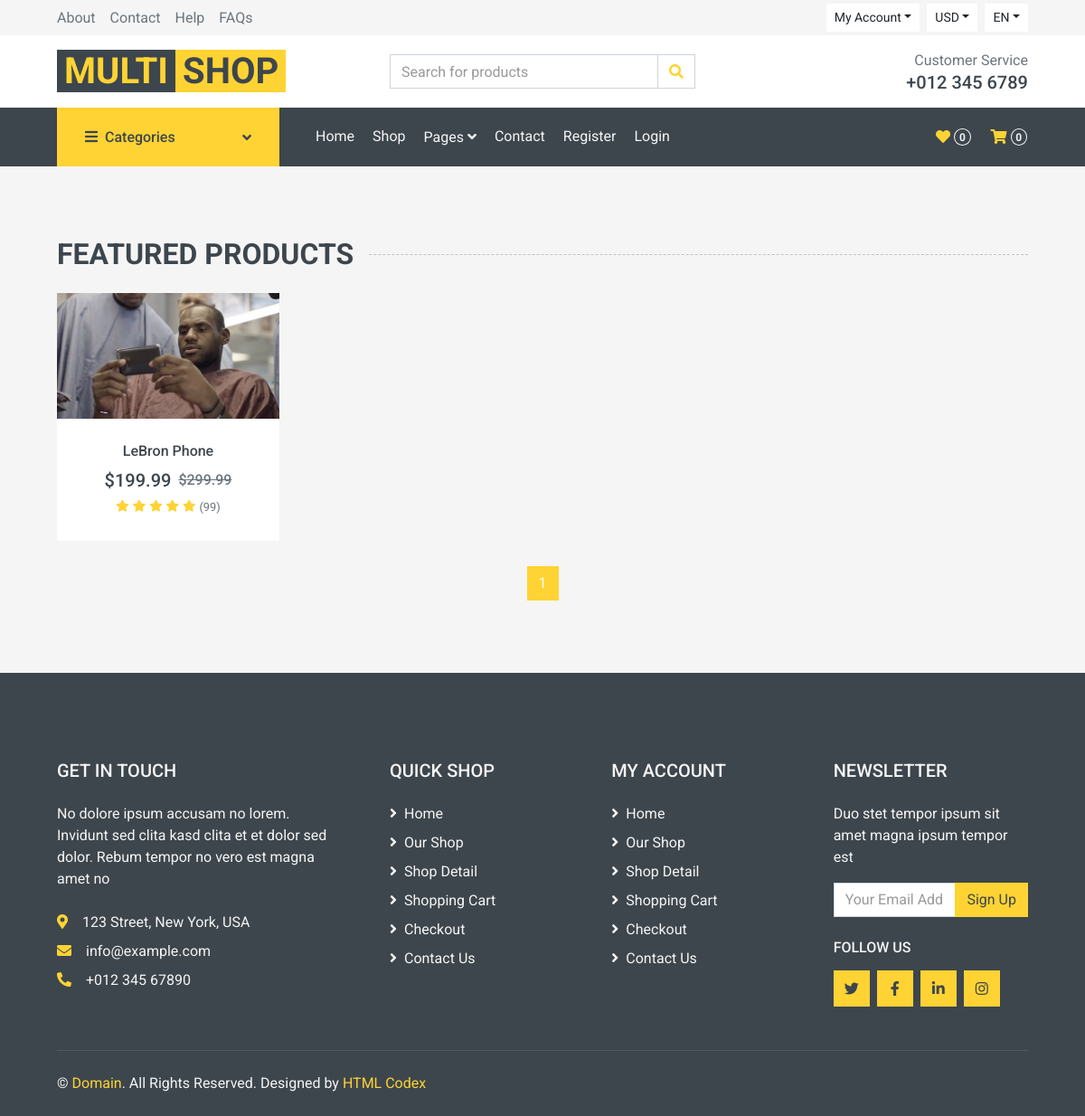
The page /category/Technology/ on the database its author committed.
### main/models.py (models this page shows, shortened)
class Product(models.Model):
    category = models.ForeignKey(Category, on_delete=models.CASCADE, related_name='product_category')
    name = models.CharField(max_length=300)
    description = models.CharField(max_length=1000, default="", blank=True, null=True)
    image = models.ImageField(upload_to="images/products/")
    price = models.DecimalField(default=0, decimal_places=2, max_digits=6)
    is_sale = models.BooleanField(default=False)
    sale_price = models.DecimalField(default=0, decimal_places=2, max_digits=6)

### main/views.py (the view)
# urls.py: path('category/<str:name>/', views.category_page, name="category_page"),
def category_page(request, name):
    category = Category.objects.get(name=name.capitalize())
    products = Product.objects.filter(category=category.id)
    paginator = Paginator(products, 1)
    page_number = request.GET.get('page')
    products = paginator.get_page(page_number)
    next_page = products.paginator.num_pages
    page_list = []
    for page_num in range(next_page):
        page_num += 1
        page_list.append(page_num)
    return render(request, 'main/category_page.html', {'category': category, 'products': products, 'page_list': page_list, 'MEDIA_URL': settings.MEDIA_URL})

### main/templates/main/category_page.html (shortened to what this page needs)
{% extends 'main/base.html' %}
{% block body %}
    <div class="container-fluid pt-5 pb-3">
        <h2 class="section-title position-relative text-uppercase mx-xl-5 mb-4"><span class="bg-secondary pr-3">Featured Products</span></h2>
        <div class="row px-xl-5">
            {% for product in products %}
            <div class="col-lg-3 col-md-4 col-sm-6 pb-1">
                <div class="product-item bg-light mb-4">
                    <div class="product-img position-relative overflow-hidden">
                        <img class="img-fluid w-100" style="max-width: 50rem;max-height: 15rem;" src="{{ product.image.url }}" alt="">
                        <div class="product-action">
                        </div>
                    </div>
                    <div class="text-center py-4">
                        <a class="h6 text-decoration-none text-truncate" href="">{{ product.name }}</a>
                        <div class="d-flex align-items-center justify-content-center mt-2">
                            {% if product.is_sale %}
                                <h5>${{ product.sale_price }}</h5><h6 class="text-muted ml-2"><del>${{ product.price }}</del></h6>
                            {% else %}
                                <h5>${{ product.price }}</h5>
                            {% endif %}
                        </div>
                        <div class="d-flex align-items-center justify-content-center mb-1">
                            <small class="fa fa-star text-primary mr-1"></small>
                            <small class="fa fa-star text-primary mr-1"></small>
                            <small class="fa fa-star text-primary mr-1"></small>
                            <small class="fa fa-star text-primary mr-1"></small>
                            <small class="fa fa-star text-primary mr-1"></small>
                            <small>(99)</small>
                        </div>
                    </div>
                </div>
            </div>
            {% endfor %}
            <div class="col-12">
                <nav>
                  <ul class="pagination justify-content-center">
                    {% for page_num in page_list %}
                    {% if products.number != page_num %}
                    <li class="page-item"><a class="page-link" href="?page={{page_num}}">{{page_num}}</a></li>
                    {% else %}
                    <li class="page-item active"><a class="page-link" href="?page={{page_num}}">{{page_num}}</a></li>
                    {% endif %}
                    {% endfor %}
                  </ul>
                </nav>
            </div>
        </div>
    </div>
{% endblock %}

### rows shown on the page
Product: image (picture), name "LeBron Phone", sale_price "199.99", price "299.99"

### other values the page prints
{{ page_num }} "1"
